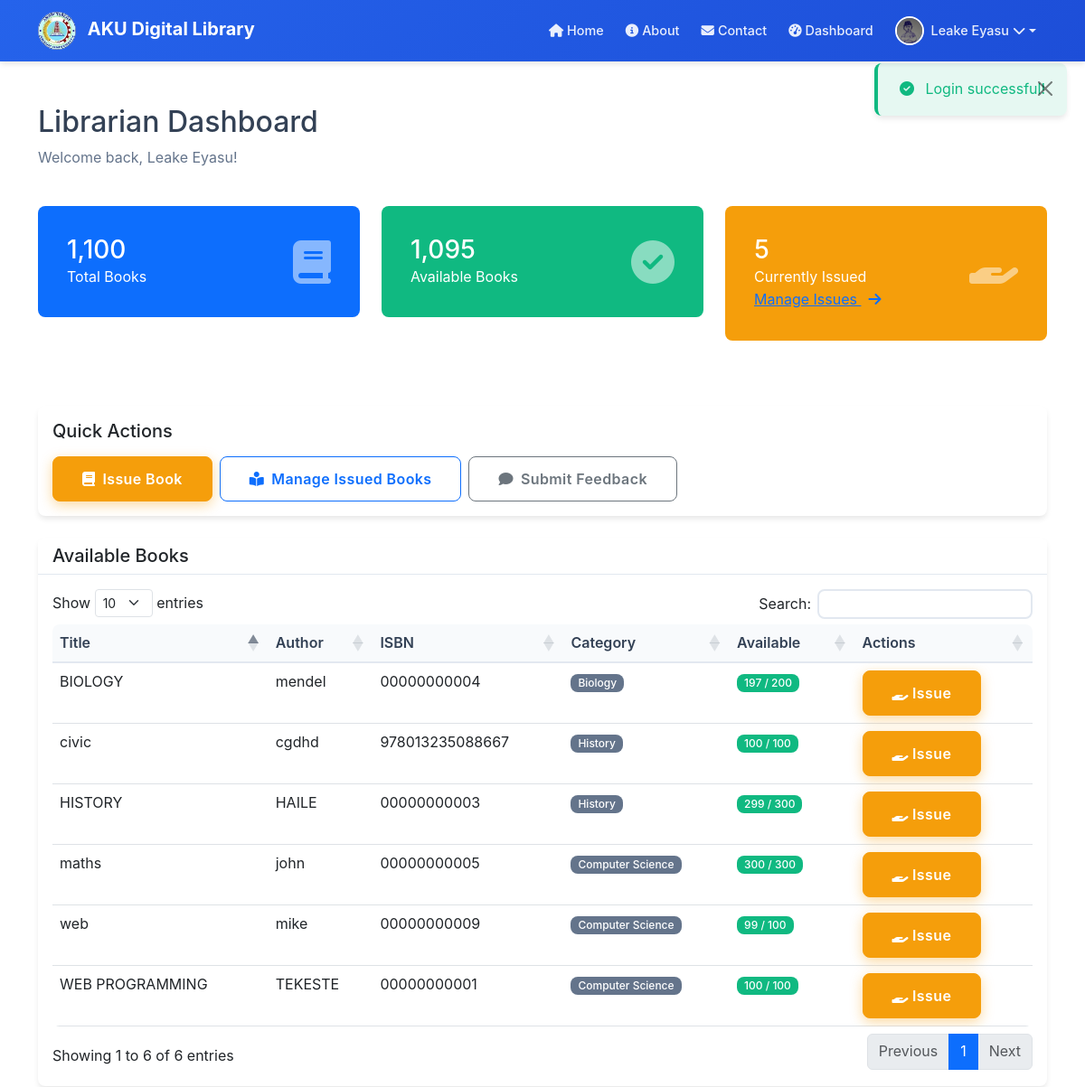
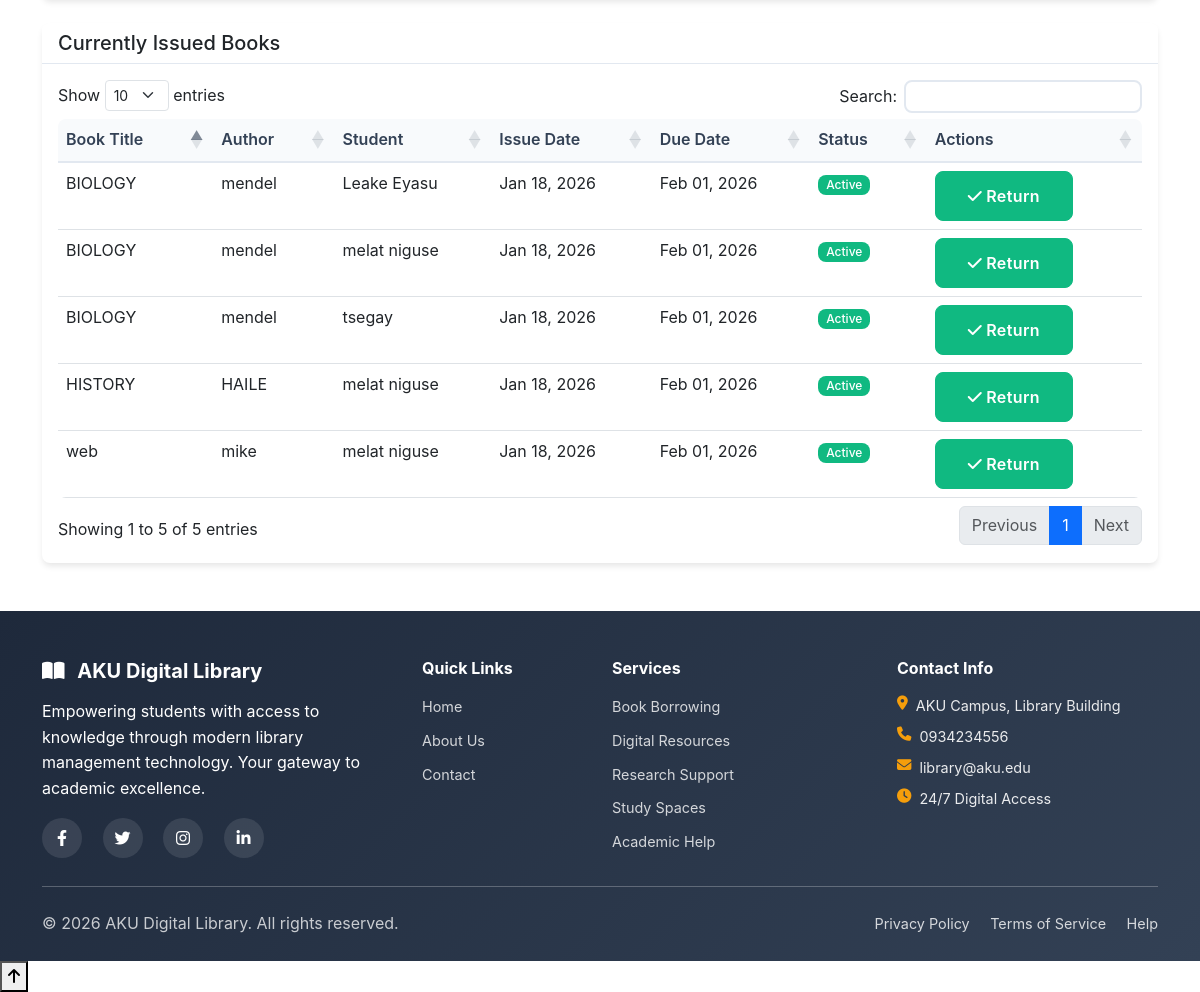
Page /index.php?page=librarian_dashboard (signed in) on the committed database (2 pictures, top to bottom).
### tables this page shows
CREATE TABLE `books` (
  `id` int(11) NOT NULL,
  `title` varchar(255) NOT NULL,
  `author` varchar(255) NOT NULL,
  `isbn` varchar(20) NOT NULL,
  `category` varchar(100) DEFAULT NULL,
  `publisher` varchar(255) DEFAULT NULL,
  `publication_year` year(4) DEFAULT NULL,
  `quantity` int(11) DEFAULT 1,
  `available` int(11) DEFAULT 1,
  `description` text DEFAULT NULL,
  `cover_image` varchar(255) DEFAULT NULL,
  `added_by` int(11) DEFAULT NULL,
  `created_at` timestamp NOT NULL DEFAULT current_timestamp()
);

CREATE TABLE `issued_books` (
  `id` int(11) NOT NULL,
  `book_id` int(11) NOT NULL,
  `user_id` int(11) NOT NULL,
  `issued_by` int(11) NOT NULL,
  `issue_date` date NOT NULL,
  `due_date` date NOT NULL,
  `return_date` date DEFAULT NULL,
  `fine_amount` decimal(10,2) DEFAULT 0.00,
  `status` enum('issued','returned','overdue') DEFAULT 'issued'
);

CREATE TABLE `users` (
  `id` int(11) NOT NULL,
  `username` varchar(50) NOT NULL,
  `email` varchar(100) NOT NULL,
  `password` varchar(255) NOT NULL,
  `full_name` varchar(100) NOT NULL,
  `role` enum('admin','librarian','student') DEFAULT 'student',
  `profile_photo` varchar(255) DEFAULT NULL,
  `phone` varchar(20) DEFAULT NULL,
  `address` text DEFAULT NULL,
  `created_at` timestamp NOT NULL DEFAULT current_timestamp(),
  `updated_at` timestamp NOT NULL DEFAULT current_timestamp() ON UPDATE current_timestamp(),
  `is_active` tinyint(1) DEFAULT 1
);

### views/librarian/dashboard.php (the view, shortened to what this page needs)
<?php
$conn = getConnection();
$total_books = $conn->query("SELECT SUM(quantity) as total FROM books")->fetch_assoc()['total'] ?? 0;
$available_books_count = $conn->query("SELECT SUM(available) as total FROM books")->fetch_assoc()['total'] ?? 0;
$total_issued = $conn->query("SELECT COUNT(*) as total FROM issued_books WHERE return_date IS NULL")->fetch_assoc()['total'] ?? 0;
$recent_issues = $conn->query("SELECT ib.*, b.title, b.author, u.full_name, u.username
    FROM issued_books ib
    JOIN books b ON ib.book_id = b.id
    JOIN users u ON ib.user_id = u.id
    WHERE ib.return_date IS NULL
    ORDER BY ib.issue_date DESC LIMIT 10");
$available_books = $conn->query("SELECT * FROM books WHERE available > 0 ORDER BY title ASC");
?>
<div class="container my-5">
    <div class="row mb-4">
        <div class="col-12">
            <h2>Librarian Dashboard</h2>
            <p class="text-muted">Welcome back, <?php echo $_SESSION['full_name']; ?>!</p>
        </div>
    </div>
    <div class="row g-4 mb-5">
        <div class="col-md-4">
            <div class="stat-card bg-primary text-white">
                <div class="stat-card-body">
                    <div class="d-flex justify-content-between align-items-center">
                        <div>
                            <h3 class="mb-0"><?php echo number_format($total_books); ?></h3>
                            <p class="mb-0">Total Books</p>
                        </div>
                        <i class="fas fa-book fa-3x opacity-50"></i>
                    </div>
                </div>
            </div>
        </div>
        <div class="col-md-4">
            <div class="stat-card bg-success text-white">
                <div class="stat-card-body">
                    <div class="d-flex justify-content-between align-items-center">
                        <div>
                            <h3 class="mb-0"><?php echo number_format($available_books_count); ?></h3>
                            <p class="mb-0">Available Books</p>
                        </div>
                        <i class="fas fa-check-circle fa-3x opacity-50"></i>
                    </div>
                </div>
            </div>
        </div>
        <div class="col-md-4">
            <div class="stat-card bg-warning text-white">
                <div class="stat-card-body">
                    <div class="d-flex justify-content-between align-items-center">
                        <div>
                            <h3 class="mb-0"><?php echo number_format($total_issued); ?></h3>
                            <p class="mb-0">Currently Issued</p>
                        </div>
                        <i class="fas fa-hand-holding fa-3x opacity-50"></i>
                    </div>
                </div>
                <a href="index.php?page=issued_books" class="stat-card-footer">
                    Manage Issues <i class="fas fa-arrow-right ms-2"></i>
                </a>
            </div>
        </div>
    </div>
    <div class="row mb-4">
        <div class="col-12">
            <div class="card">
                <div class="card-body">
                    <h5 class="card-title mb-3">Quick Actions</h5>
                    <div class="d-flex flex-wrap gap-2">
                        <button class="btn btn-aku" data-bs-toggle="modal" data-bs-target="#issueBookModal">
                            <i class="fas fa-book me-2"></i>Issue Book
                        </button>
                        <a href="index.php?page=issued_books" class="btn btn-outline-primary">
                            <i class="fas fa-book-reader me-2"></i>Manage Issued Books
                        </a>
                        <a href="index.php?page=feedback" class="btn btn-outline-secondary">
                            <i class="fas fa-comment me-2"></i>Submit Feedback
                        </a>
                    </div>
                </div>
            </div>
        </div>
    </div>
    <div class="row mb-4">
        <div class="col-12">
            <div class="card">
                <div class="card-header bg-white">
                    <h5 class="mb-0">Available Books</h5>
                </div>
                <div class="card-body">
                    <div class="table-responsive">
                        <table class="table data-table">
                            <thead>
                                <tr>
                                    <th>Title</th>
                                    <th>Author</th>
                                    <th>ISBN</th>
                                    <th>Category</th>
                                    <th>Available</th>
                                    <th>Actions</th>
                                </tr>
                            </thead>
                            <tbody>
                                <?php while($book = $available_books->fetch_assoc()): ?>
                                <tr>
                                    <td><?php echo $book['title']; ?></td>
                                    <td><?php echo $book['author']; ?></td>
                                    <td><?php echo $book['isbn']; ?></td>
                                    <td><span class="badge bg-secondary"><?php echo $book['category']; ?></span></td>
                                    <td><span class="badge bg-success"><?php echo $book['available']; ?> / <?php echo $book['quantity']; ?></span></td>
                                    <td>
                                        <button class="btn btn-sm btn-aku issue-book-btn"
                                                data-book-id="<?php echo $book['id']; ?>"
                                                data-book-title="<?php echo htmlspecialchars($book['title']); ?>"
                                                data-bs-toggle="modal"
                                                data-bs-target="#issueBookModal">
                                            <i class="fas fa-hand-holding me-1"></i>Issue
                                        </button>
                                    </td>
                                </tr>
                                <?php endwhile; ?>
                            </tbody>
                        </table>
                    </div>
                </div>
            </div>
        </div>
    </div>
    <div class="row">
        <div class="col-12">
            <div class="card">
                <div class="card-header bg-white">
                    <h5 class="mb-0">Currently Issued Books</h5>
                </div>
                <div class="card-body">
                    <?php if ($recent_issues->num_rows > 0): ?>
                        <div class="table-responsive">
                            <table class="table data-table">
                                <thead>
                                    <tr>
                                        <th>Book Title</th>
                                        <th>Author</th>
                                        <th>Student</th>
                                        <th>Issue Date</th>
                                        <th>Due Date</th>
                                        <th>Status</th>
                                        <th>Actions</th>
                                    </tr>
                                </thead>
                                <tbody>
                                    <?php while($issue = $recent_issues->fetch_assoc()): ?>
                                    <tr>
                                        <td><?php echo $issue['title']; ?></td>
                                        <td><?php echo $issue['author']; ?></td>
                                        <td><?php echo $issue['full_name']; ?></td>
                                        <td><?php echo date('M d, Y', strtotime($issue['issue_date'])); ?></td>
                                        <td><?php echo date('M d, Y', strtotime($issue['due_date'])); ?></td>
                                        <td>
                                            <span class="badge bg-success">Active</span>
                                        </td>
                                        <td>
                                            <a href="index.php?action=return_book&issue_id=<?php echo $issue['id']; ?>"
                                               class="btn btn-sm btn-success return-btn"
                                               data-book-title="<?php echo htmlspecialchars($issue['title']); ?>">
                                                <i class="fas fa-check me-1"></i>Return
                                            </a>
                                        </td>
                                    </tr>
                                    <?php endwhile; ?>
                                </tbody>
                            </table>
                        </div>
                    <?php else: ?>
                        <p class="text-muted text-center py-3">No currently issued books</p>
                    <?php endif; ?>
                </div>
            </div>
        </div>
    </div>
</div>

### style.css (style rules this page uses)
:root { --primary-color: #5fa6b3; --secondary-color: #3b82f6; --success-color: #10b981; --danger-color: #ef4444; --warning-color: #f59e0b; --info-color: #06b6d4; --light-gray: #f8fafc; --medium-gray: #64748b; --dark-gray: #334155; --border-radius: 0.5rem; --shadow: 0 4px 6px -1px rgba(0, 0, 0, 0.1); --transition: all 0.3s ease; }
body { font-family: 'Inter', -apple-system, BlinkMacSystemFont, 'Segoe UI', Roboto, sans-serif; line-height: 1.6; color: var(--dark-gray);" r="1"/><circle cx="50" cy="50" r="0.5"/></g></pattern></defs><rect width="1000" height="1000" fill="url(%23subtle-pattern)"/></svg>'); background-size: 200px 200px; }
.btn { border-radius: var(--border-radius); font-weight: 600; transition: var(--transition); padding: 0.75rem 2rem; font-size: 1rem; letter-spacing: 0.025em; }
.btn-aku { background-color: #f59e0b !important; border-color: #f59e0b !important; color: white !important; box-shadow: 0 4px 14px 0 rgba(245, 158, 11, 0.39); }
.btn-success { background-color: var(--success-color); border-color: var(--success-color); }
.card { border: none; border-radius: var(--border-radius); box-shadow: var(--shadow); transition: var(--transition); }
.card-header { background: white; border-bottom: 1px solid #e2e8f0; border-radius: var(--border-radius) var(--border-radius) 0 0 !important; }
.table { background: white; border-radius: var(--border-radius); overflow: hidden; }
.table th { background-color: var(--light-gray); border-bottom: 2px solid #e2e8f0; font-weight: 600; color: var(--dark-gray); }
.badge { font-weight: 500; padding: 0.25rem 0.5rem; border-radius: var(--border-radius); }
.bg-secondary { background-color: var(--medium-gray) !important; }
.bg-success { background-color: var(--success-color) !important; }
.bg-warning { background-color: var(--warning-color) !important; }
.stat-card { border-radius: var(--border-radius); padding: 2rem; margin-bottom: 1.5rem; transition: var(--transition); position: relative; overflow: hidden; }
.stat-card-body { position: relative; z-index: 2; }
.btn-aku { position: relative; overflow: hidden; }
.btn-aku::before { content: ''; position: absolute; top: 0; left: -100%; width: 100%; height: 100%; background: linear-gradient(90deg, transparent, rgba(255, 255, 255, 0.2), transparent); transition: left 0.5s; }
.text-muted { color: var(--medium-gray) !important; }
.text-white { color: white !important; }
.bg-white { background-color: white !important; }
.badge { animation: pulse 2s infinite; }

### rows in the picture
books: title "BIOLOGY", author "mendel", isbn "00000000004", category "Biology", available "197", quantity "200"
books: title "civic", author "cgdhd", isbn "978013235088667", category "History", available "100", quantity "100"
books: title "HISTORY", author "HAILE", isbn "00000000003", category "History", available "299", quantity "300"
books: title "maths", author "john", isbn "00000000005", category "Computer Science", available "300", quantity "300"
books: title "web", author "mike", isbn "00000000009", category "Computer Science", available "99", quantity "100"
books: title "WEB PROGRAMMING", author "TEKESTE", isbn "00000000001", category "Computer Science", available "100", quantity "100"
issued_books: book.title "BIOLOGY", book.author "mendel", user.full_name "Leake Eyasu", issue_date "Jan 18, 2026", due_date "Feb 01, 2026"
issued_books: book.title "BIOLOGY", book.author "mendel", user.full_name "melat niguse", issue_date "Jan 18, 2026", due_date "Feb 01, 2026"
issued_books: book.title "BIOLOGY", book.author "mendel", user.full_name "tsegay", issue_date "Jan 18, 2026", due_date "Feb 01, 2026"
issued_books: book.title "web", book.author "mike", user.full_name "melat niguse", issue_date "Jan 18, 2026", due_date "Feb 01, 2026"
issued_books: book.title "HISTORY", book.author "HAILE", user.full_name "melat niguse", issue_date "Jan 18, 2026", due_date "Feb 01, 2026"

### other values in the picture
$_SESSION['full_name'] "Leake Eyasu"
$_SESSION['message'] "Login successful!"
$total_books "1,100"
$available_books_count "1,095"
$total_issued "5"
